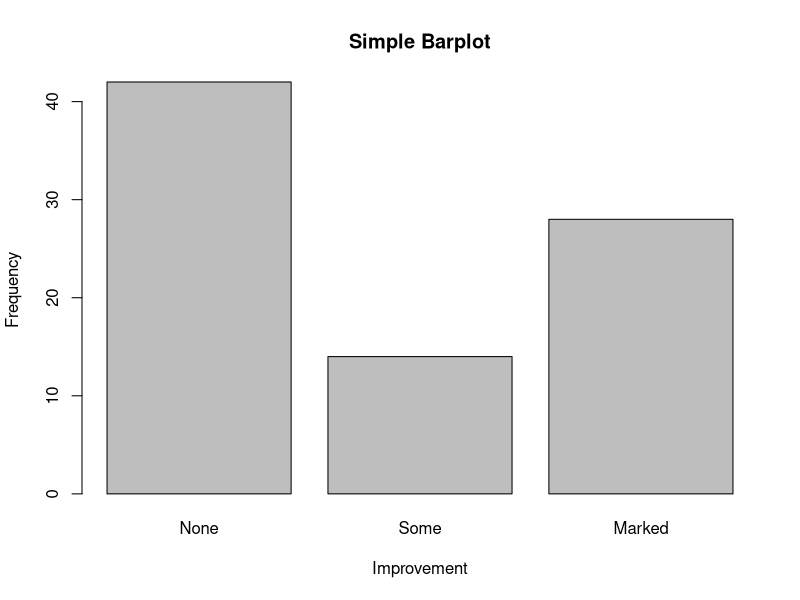
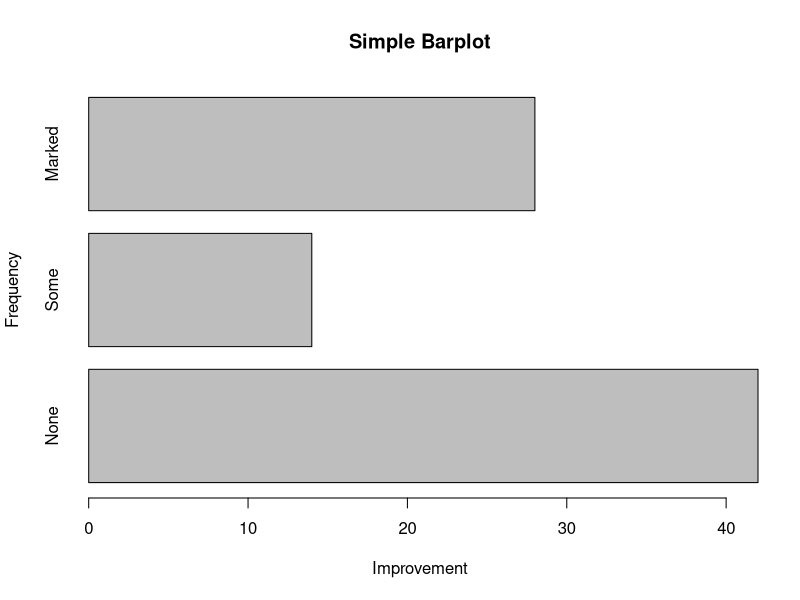
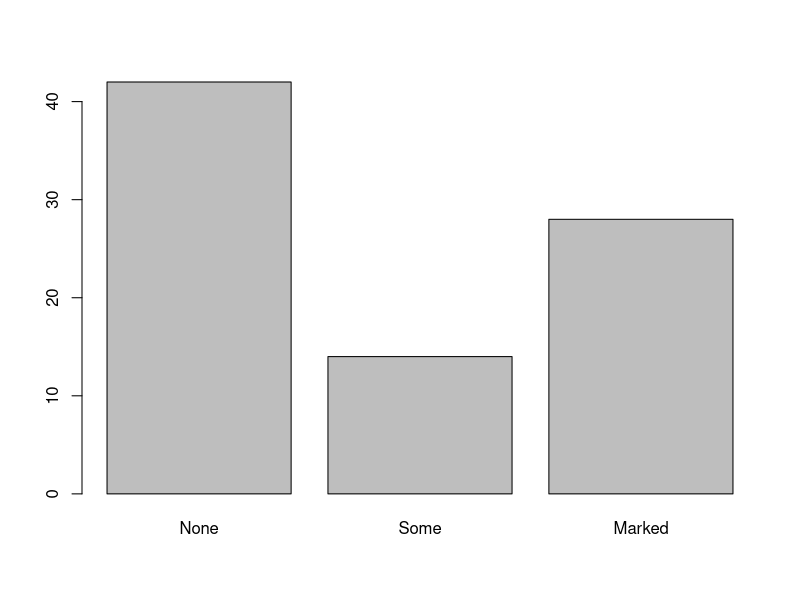
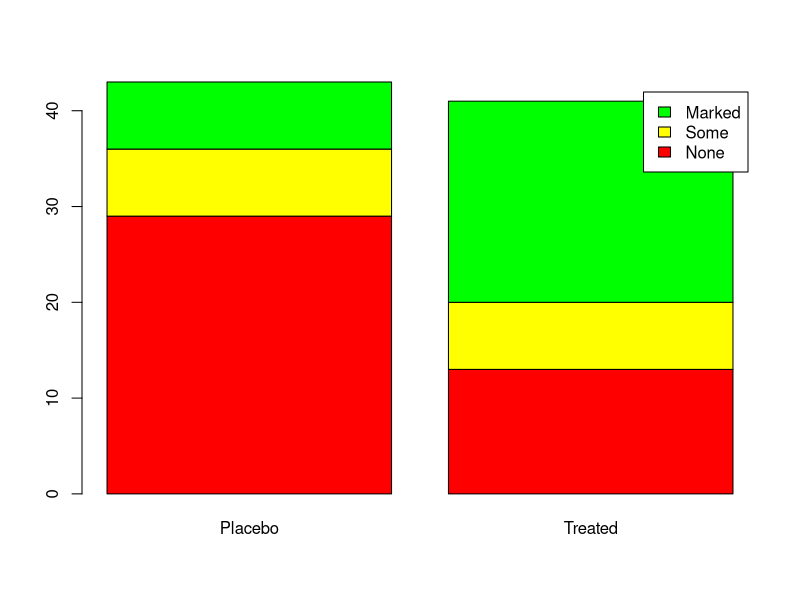
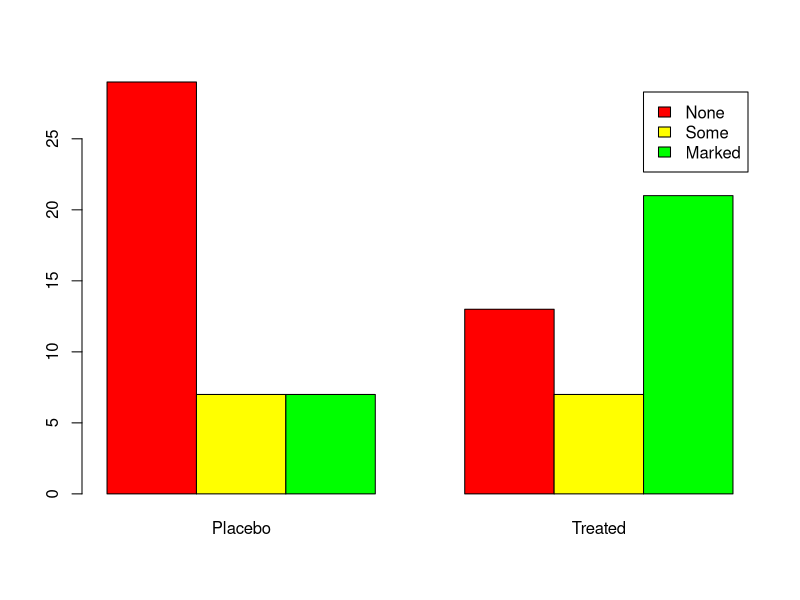
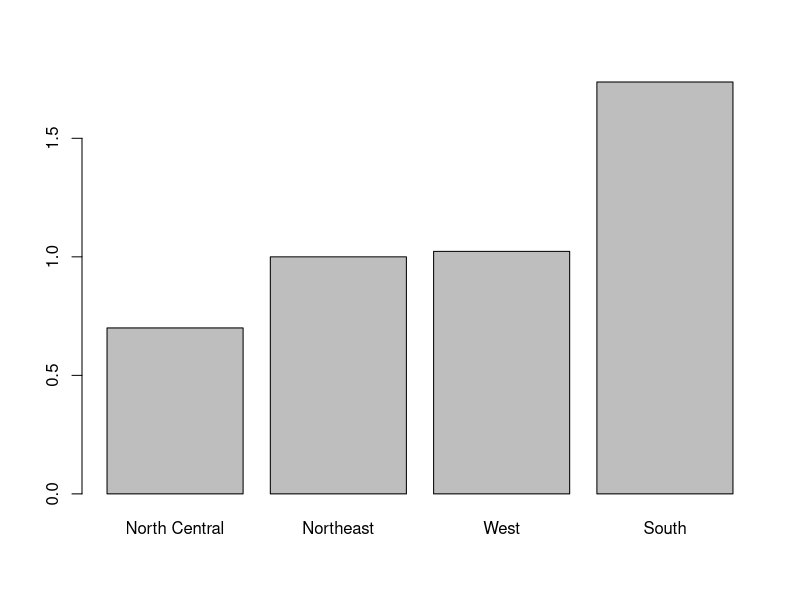
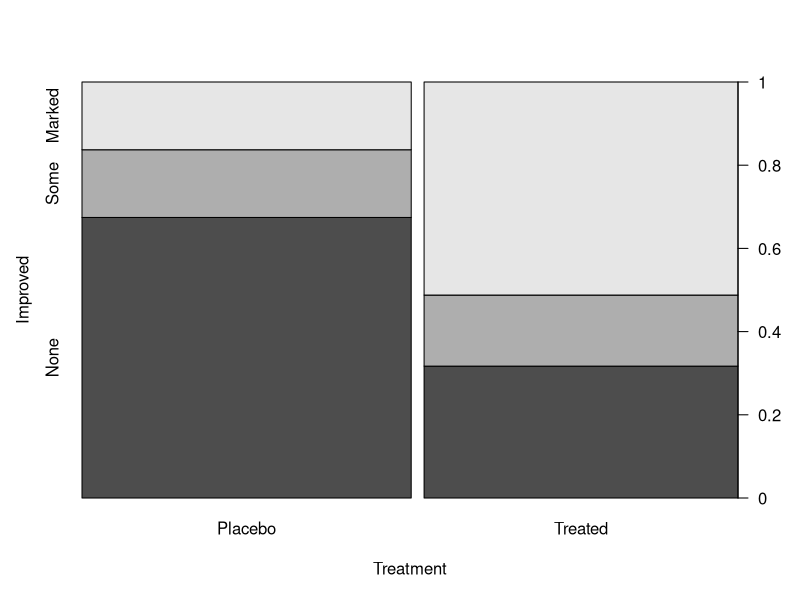
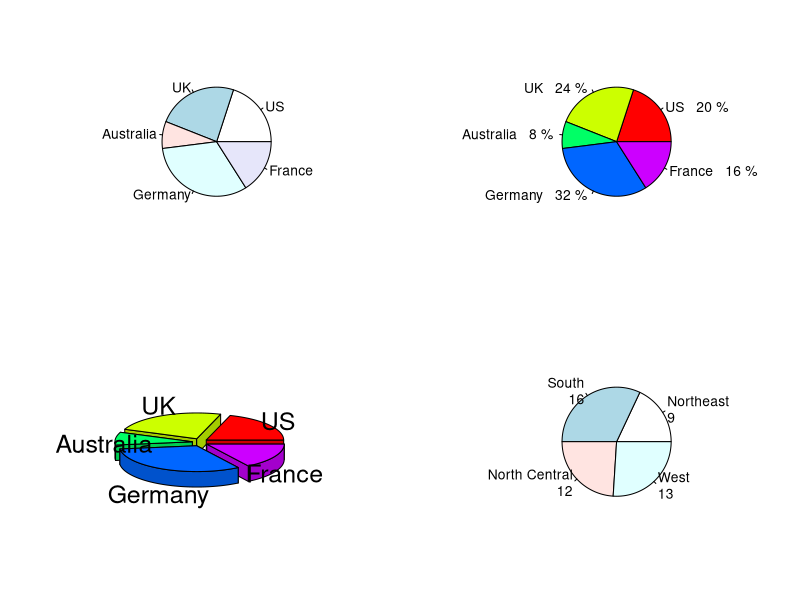

Recreate these plots in R, in order.

#1.条形图
library(grid)
library(vcd)
head(Arthritis)
summary(Arthritis)
#基本条形图
counts <- table(Arthritis$Improved)
barplot(counts,main = "Simple Barplot",xlab = "Improvement",ylab = "Frequency")
#水平
barplot(counts,main = "Simple Barplot",xlab = "Improvement",ylab = "Frequency",horiz = TRUE)
plot(Arthritis$Improved)
#堆砌和分组
counts <- table(Arthritis$Improved,Arthritis$Treatment)
barplot(counts,col=c("red","yellow","green"),legend=(rownames(counts)))
#分组
barplot(counts,col=c("red","yellow","green"),legend=(rownames(counts)),beside = TRUE)
#均值条形图
states <- data.frame(state.region,state.x77)
means <- aggregate(states$Illiteracy,by=list(state.region),FUN=mean)
means <- means[order(means$x),]
barplot(means$x,names.arg = means$Group.1)
#棘状图
attach(Arthritis)
counts <- table(Treatment,Improved)
spine(counts)
detach(Arthritis)

#2.饼形图
par(mfrow=c(2,2))
slice <- c(10,12,4,16,8)
libs <- c("US","UK","Australia","Germany","France") #too large
pie(slice,labels = libs)
#添加比例值
pct <- round(slice/sum(slice)*100)
libs2 <- paste(libs," ",pct,"%",seq="")
pie(slice,labels = libs2,col = rainbow(length(libs2)))

library(plotrix)
pie3D(slice,labels = libs,explode = 0.1)
#从表格创建饼图
mytable <- table(state.region)
libs3 <- paste(names(mytable),"\n",mytable,sep = "")
pie(mytable,labels = libs3)
#扇形图
fan.plot(slice,labels = libs)

#3.直方图
par(mfrow=c(2,2))
#简单直方图
hist(mtcars$mpg)
#制定组数和颜色
hist(mtcars$mpg,freq = FALSE,breaks = 12,col = "red")
rug(jitter(mtcars$mpg))
lines(density(mtcars$mpg),col="blue",lwd=2)

x <- mtcars$mpg
h <- hist(x,breaks = 12,col = "red")
xfit <- seq(min(x),max(x),length=40)
yfit <- dnorm(xfit,mean = mean(x),sd = sd(x))
yfit <- yfit*diff(h$mids[1:2])*length(x)
lines(xfit,yfit,col="blue",lwd=2)
box()





